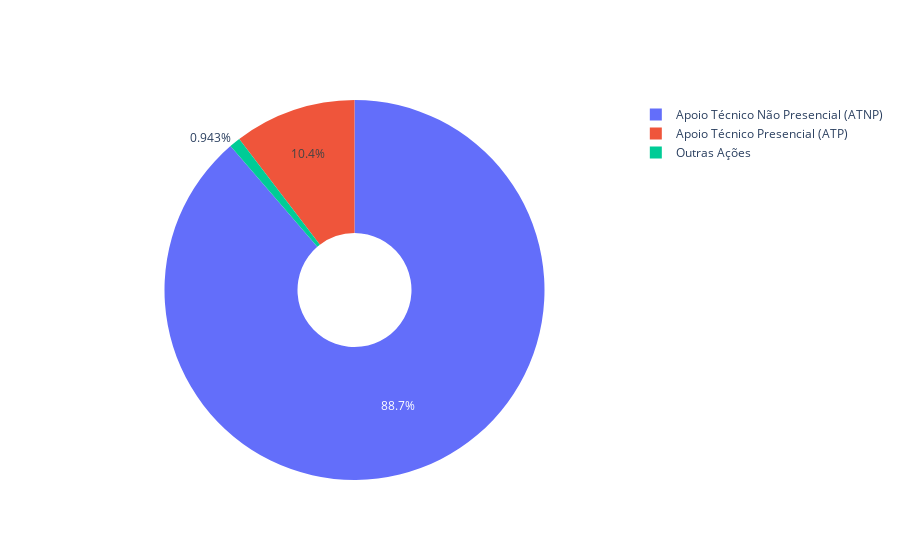

The code cell stored with this chart in its notebook:
### Code cell
fig2 = go.Figure(data=[go.Pie(labels=df.acao_realizada.value_counts().index, 
                              values=df.acao_realizada.value_counts().values, textinfo='percent',
                             hole=.3
                            )])
fig2.show()

### Figure 1 — Plotly figure (JSON) as saved in the notebook; plotly's stock layout.template omitted (floating-point values rounded to 4 significant figures)
{"data": [{"hole": 0.3, "labels": ["Apoio Técnico Não Presencial (ATNP)", "Apoio Técnico Presencial (ATP)", "Outras Ações"], "textinfo": "percent", "type": "pie", "values": [94, 11, 1]}], "layout": {}}
